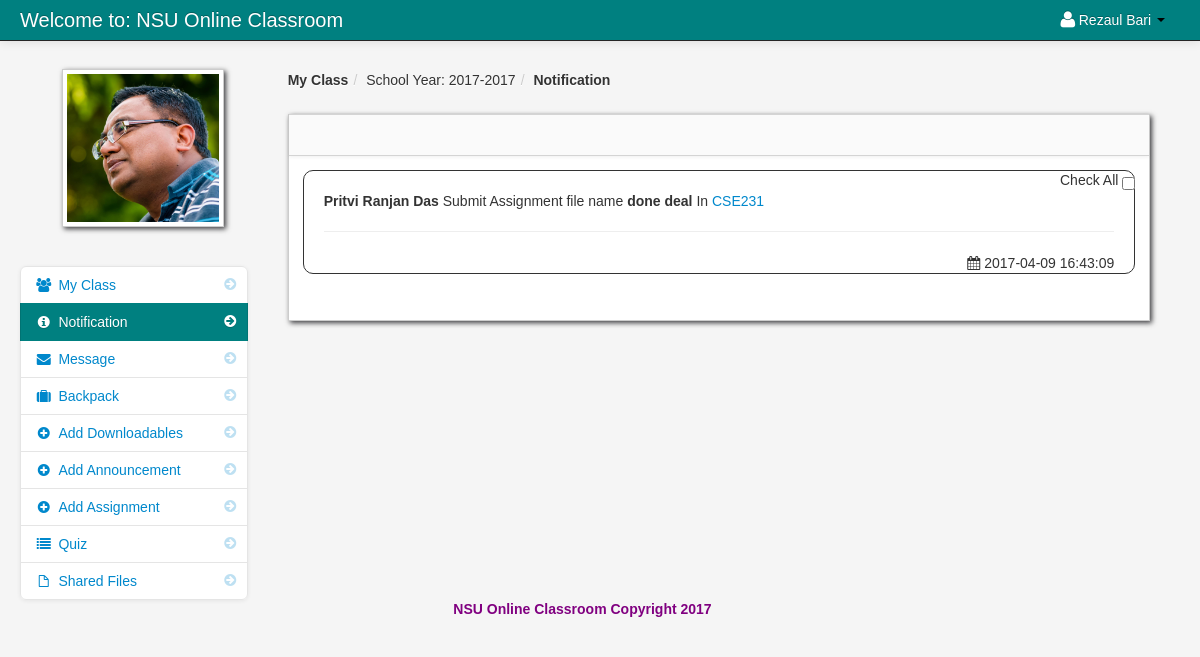
/notification_teacher.php (signed in), run on the app's committed database.
### tables this page shows
CREATE TABLE `teacher` (
  `teacher_id` int(11) NOT NULL,
  `username` varchar(100) NOT NULL,
  `password` varchar(200) NOT NULL,
  `firstname` varchar(100) NOT NULL,
  `lastname` varchar(100) NOT NULL,
  `department_id` int(11) NOT NULL,
  `location` varchar(200) NOT NULL,
  `about` varchar(500) NOT NULL,
  `teacher_status` varchar(20) NOT NULL,
  `teacher_stat` varchar(100) NOT NULL
);

CREATE TABLE `school_year` (
  `school_year_id` int(11) NOT NULL,
  `school_year` varchar(100) NOT NULL
);

CREATE TABLE `teacher_notification` (
  `teacher_notification_id` int(11) NOT NULL,
  `teacher_class_id` int(11) NOT NULL,
  `notification` varchar(100) NOT NULL,
  `date_of_notification` varchar(100) NOT NULL,
  `link` varchar(100) NOT NULL,
  `student_id` int(11) NOT NULL,
  `assignment_id` int(11) NOT NULL
);

CREATE TABLE `student` (
  `student_id` int(11) NOT NULL,
  `firstname` varchar(100) NOT NULL,
  `lastname` varchar(100) NOT NULL,
  `class_id` int(11) NOT NULL,
  `username` varchar(100) NOT NULL,
  `password` varchar(100) NOT NULL,
  `email` varchar(100) NOT NULL,
  `contact_number` int(12) NOT NULL,
  `location` varchar(100) NOT NULL,
  `status` varchar(100) NOT NULL
);

CREATE TABLE `class` (
  `class_id` int(11) NOT NULL,
  `class_name` varchar(100) NOT NULL
);

### session.php (called while the page is built, shortened)
<?php
$session_id=$_SESSION['id'];
?>

### notification_teacher.php (the view, shortened to what this page needs)
<?php include('header_dashboard.php'); ?>
<?php include('session.php'); ?>
    <body>
		<?php include('navbar_teacher.php'); ?>
        <div class="container-fluid">
            <div class="row-fluid">
				<?php include('teacher_notification_sidebar.php'); ?>
                <div class="span9" id="content">
                     <div class="row-fluid">
					     <ul class="breadcrumb">
						<?php
						$school_year_query = mysql_query("select * from school_year order by school_year DESC")or die(mysql_error());
						$school_year_query_row = mysql_fetch_array($school_year_query);
						?>
							<li><a href="#"><b>My Class</b></a><span class="divider">/</span></li>
							<li><a href="#">School Year: <?php echo $school_year_query_row['school_year']; ?></a><span class="divider">/</span></li>
							<li><a href="#"><b>Notification</b></a></li>
						</ul>
                        <div id="block_bg" class="block">
                            <div class="navbar navbar-inner block-header">
                            </div>
                            <div class="block-content collapse in">
                                <div class="span12">
							<div class="pull-right">
							Check All <input type="checkbox"  name="selectAll" id="checkAll" />
							</div>
  					<form id="domainTable" action="read_teacher.php" method="post">
					<?php $query = mysql_query("select * from teacher_notification
					LEFT JOIN teacher_class on teacher_class.teacher_class_id = teacher_notification.teacher_class_id
					LEFT JOIN student on student.student_id = teacher_notification.student_id
					LEFT JOIN assignment on assignment.assignment_id = teacher_notification.assignment_id
					LEFT JOIN class on teacher_class.class_id = class.class_id
					where teacher_class.teacher_id = '$session_id'  order by  teacher_notification.date_of_notification DESC
					")or die(mysql_error());
					while($row = mysql_fetch_array($query)){
					$assignment_id = $row['assignment_id'];
					$get_id = $row['teacher_class_id'];
					$id = $row['teacher_notification_id'];
					?>
									<div class="post"  id="del<?php echo $id; ?>">
											<strong><?php echo $row['firstname']." ".$row['lastname'];  ?></strong>
											<?php echo $row['notification']; ?> In <b><?php echo $row['fname']; ?></b>
											<a href="<?php echo $row['link']; ?><?php echo '?id='.$get_id; ?>&<?php echo 'post_id='.$assignment_id; ?>">
											<?php echo $row['class_name']; ?>
											</a>
										<hr>
										<div class="pull-right">
										<i class="icon-calendar"></i>&nbsp;<?php echo $row['date_of_notification']; ?>
										</div>
											</div>
					<?php
					}
					?>
					</form>
                                </div>
                            </div>
                        </div>
                    </div>
                </div>
            </div>
		<?php include('footer.php'); ?>
        </div>
		<?php include('script.php'); ?>
    </body>
</html>

### navbar_teacher.php (shortened to what this page needs)
	<div class="navbar navbar-fixed-top navbar-inverse">
           <div class="navbar-inner">
               <div class="container-fluid">
                   <a class="brand" href="#">Welcome to: NSU Online Classroom</a>
							<div class="nav-collapse collapse">
								<ul class="nav pull-right">
												<?php $query= mysql_query("select * from teacher where teacher_id = '$session_id'")or die(mysql_error());
														$row = mysql_fetch_array($query);
												?>
												<li class="dropdown">
													<a href="#" role="button" class="dropdown-toggle" data-toggle="dropdown"> <i class="icon-user icon-large"></i><?php echo $row['firstname']." ".$row['lastname'];  ?> <i class="caret"></i></a>
												</li>
								</ul>
							</div>
               </div>
           </div>
</div>

### teacher_notification_sidebar.php (shortened to what this page needs)
<div class="span3" id="sidebar">
	<img id="avatar" class="img-polaroid" src="admin/<?php echo $row['location']; ?>">
	<ul class="nav nav-list bs-docs-sidenav nav-collapse collapse">
		<li class=""><a href="dasboard_teacher.php"><i class="icon-chevron-right"></i><i class="icon-group"></i>&nbsp;My Class</a></li>
		<li class="active"><a href="notification_teacher.php"><i class="icon-chevron-right"></i><i class="icon-info-sign"></i>&nbsp;Notification
		</a></li>
		<li class=""><a href="teacher_message.php"><i class="icon-chevron-right"></i><i class="icon-envelope-alt"></i>&nbsp;Message</a></li>
		<li class=""><a href="teacher_backack.php"><i class="icon-chevron-right"></i><i class="icon-suitcase"></i>&nbsp;Backpack</a></li>
		<li class=""><a href="add_downloadable.php"><i class="icon-chevron-right"></i><i class="icon-plus-sign"></i>&nbsp;Add Downloadables</a></li>
		<li class=""><a href="add_announcement.php"><i class="icon-chevron-right"></i><i class="icon-plus-sign"></i>&nbsp;Add Announcement</a></li>
		<li class=""><a href="add_assignment.php"><i class="icon-chevron-right"></i><i class="icon-plus-sign"></i>&nbsp;Add Assignment</a></li>
		<li class=""><a href="teacher_quiz.php"><i class="icon-chevron-right"></i><i class="icon-list"></i>&nbsp;Quiz</a></li>
		<li class=""><a href="teacher_share.php"><i class="icon-chevron-right"></i><i class="icon-file"></i>&nbsp;Shared Files</a></li>
</div>

### admin/assets/styles.css (style rules this page uses)
body { padding-top: 60px; padding-bottom: 40px; background-color: #f5f5f5; }
#content { margin-left:0px; }
.breadcrumb { margin: 0 0 0px; padding: 10px 0px; background-color: transparent; }
.block { background: url("../images/pixel-60fff.png") repeat scroll 0 0 rgba(0, 0, 0, 0) !important; border: 1px solid #ccc; background: white; margin: 1em 0em; border-top: none; -webkit-box-shadow: 2px 2px 5px rgba(0, 0, 6, 0.75); -moz-box-shadow: 2px 2px 5px rgba(0, 0, 6, 0.75); box-shadow: 2px 2px 5px rgba(0, 0, 6, 0.75); }
.block-content { margin: 1em; min-height: .25em; }
.block-header { margin-bottom: 0px; border-right: none; border-left: none; -webkit-border-radius: 0px; -moz-border-radius: 0px; border-radius: 0px; }
.bs-docs-sidenav { max-width: 228px; margin: 30px 0 0; padding: 0; background-color: #fff; -webkit-border-radius: 6px; -moz-border-radius: 6px; border-radius: 6px; -webkit-box-shadow: 0 1px 4px rgba(0,0,0,.065); -moz-box-shadow: 0 1px 4px rgba(0,0,0,.065); box-shadow: 0 1px 4px rgba(0,0,0,.065); }
.bs-docs-sidenav > li > a { display: block; width: 190px \9; margin: 0 0 -1px; padding: 8px 14px; border: 1px solid #e5e5e5; }
.bs-docs-sidenav > li:first-child > a { -webkit-border-radius: 6px 6px 0 0; -moz-border-radius: 6px 6px 0 0; border-radius: 6px 6px 0 0; }
.bs-docs-sidenav > li:last-child > a { -webkit-border-radius: 0 0 6px 6px; -moz-border-radius: 0 0 6px 6px; border-radius: 0 0 6px 6px; }
.bs-docs-sidenav > .active > a { position: relative; z-index: 2; padding: 9px 15px; border: 0; text-shadow: 0 1px 0 rgba(0,0,0,.15); -webkit-box-shadow: inset 1px 0 0 rgba(0,0,0,.1), inset -1px 0 0 rgba(0,0,0,.1); -moz-box-shadow: inset 1px 0 0 rgba(0,0,0,.1), inset -1px 0 0 rgba(0,0,0,.1); box-shadow: inset 1px 0 0 rgba(0,0,0,.1), inset -1px 0 0 rgba(0,0,0,.1); }
.bs-docs-sidenav .icon-chevron-right { float: right; margin-top: 2px; margin-right: -6px; opacity: .25; }
.bs-docs-sidenav .active .icon-chevron-right, .bs-docs-sidenav .active a:hover .icon-chevron-right { opacity: 1; }

### data on the page
teacher: firstname "Rezaul", lastname "Bari", location (picture)
school_year: school_year "2017-2017"
teacher_notification: student.firstname "Pritvi Ranjan", student.lastname "Das", notification "Submit Assignment file name done deal", class.class_name "CSE231", date_of_notification "2017-04-09 16:43:09"
